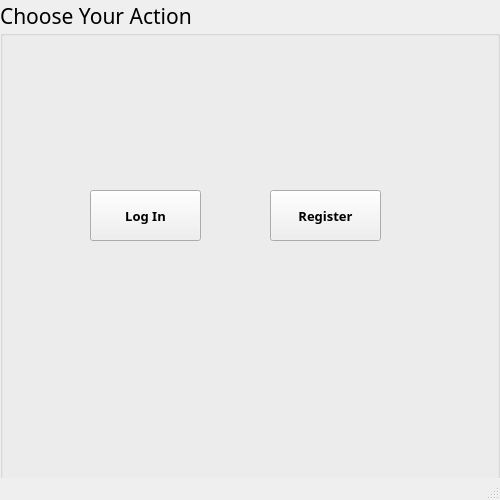
<?xml version="1.0" encoding="UTF-8"?>
<ui version="4.0">
 <class>MainWindow</class>
 <widget class="QMainWindow" name="MainWindow">
  <property name="geometry">
   <rect>
    <x>0</x>
    <y>0</y>
    <width>500</width>
    <height>500</height>
   </rect>
  </property>
  <property name="windowTitle">
   <string>MainWindow</string>
  </property>
  <widget class="QWidget" name="centralwidget">
   <widget class="QGroupBox" name="groupBox">
    <property name="geometry">
     <rect>
      <x>0</x>
      <y>0</y>
      <width>500</width>
      <height>500</height>
     </rect>
    </property>
    <property name="font">
     <font>
      <family>Mongolian Baiti</family>
      <pointsize>16</pointsize>
     </font>
    </property>
    <property name="title">
     <string>Choose Your Action</string>
    </property>
    <widget class="QPushButton" name="LoginButton">
     <property name="geometry">
      <rect>
       <x>90</x>
       <y>190</y>
       <width>111</width>
       <height>51</height>
      </rect>
     </property>
     <property name="font">
      <font>
       <pointsize>10</pointsize>
       <weight>75</weight>
       <bold>true</bold>
      </font>
     </property>
     <property name="text">
      <string>Log In</string>
     </property>
     <property name="iconSize">
      <size>
       <width>16</width>
       <height>16</height>
      </size>
     </property>
    </widget>
    <widget class="QPushButton" name="RegisterButton">
     <property name="geometry">
      <rect>
       <x>270</x>
       <y>190</y>
       <width>111</width>
       <height>51</height>
      </rect>
     </property>
     <property name="sizePolicy">
      <sizepolicy hsizetype="Minimum" vsizetype="Maximum">
       <horstretch>0</horstretch>
       <verstretch>0</verstretch>
      </sizepolicy>
     </property>
     <property name="font">
      <font>
       <pointsize>10</pointsize>
       <weight>75</weight>
       <bold>true</bold>
       <strikeout>false</strikeout>
      </font>
     </property>
     <property name="text">
      <string>Register</string>
     </property>
    </widget>
   </widget>
  </widget>
  <widget class="QMenuBar" name="menubar">
   <property name="geometry">
    <rect>
     <x>0</x>
     <y>0</y>
     <width>500</width>
     <height>21</height>
    </rect>
   </property>
  </widget>
  <widget class="QStatusBar" name="statusbar"/>
 </widget>
 <resources/>
 <connections/>
</ui>
